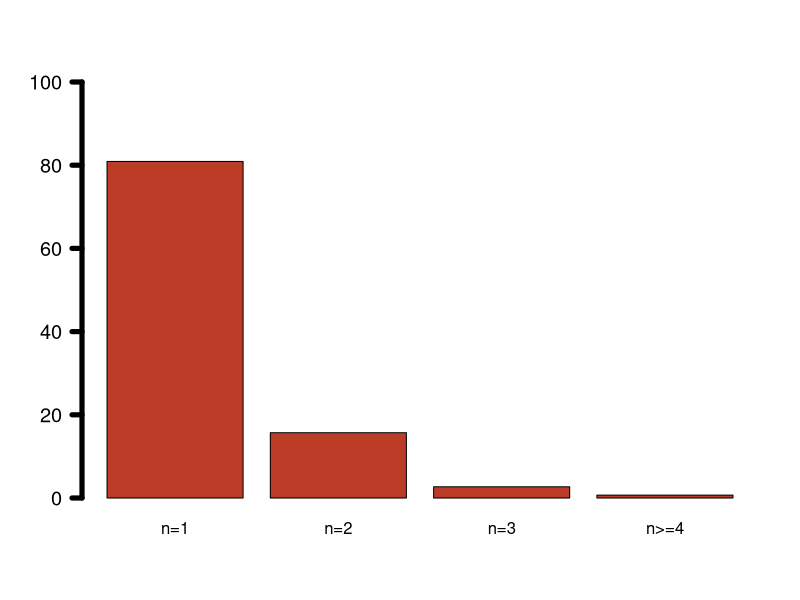

This chart was generated by the following R code:
number<- c(80.8868292,15.7296474,2.6904241,100-80.8868292-15.7296474-2.6904241)
number1<- c(80.9,15.7,2.7,0.7)
names<-c("n=1","n=2","n=3","n>=4")
barplot(number1,names.arg=names,main="",xlab="",ylab="",las=1,col="#BC3C28",cex.axis=1.2,lwd=5,ylim=c(0,100))
